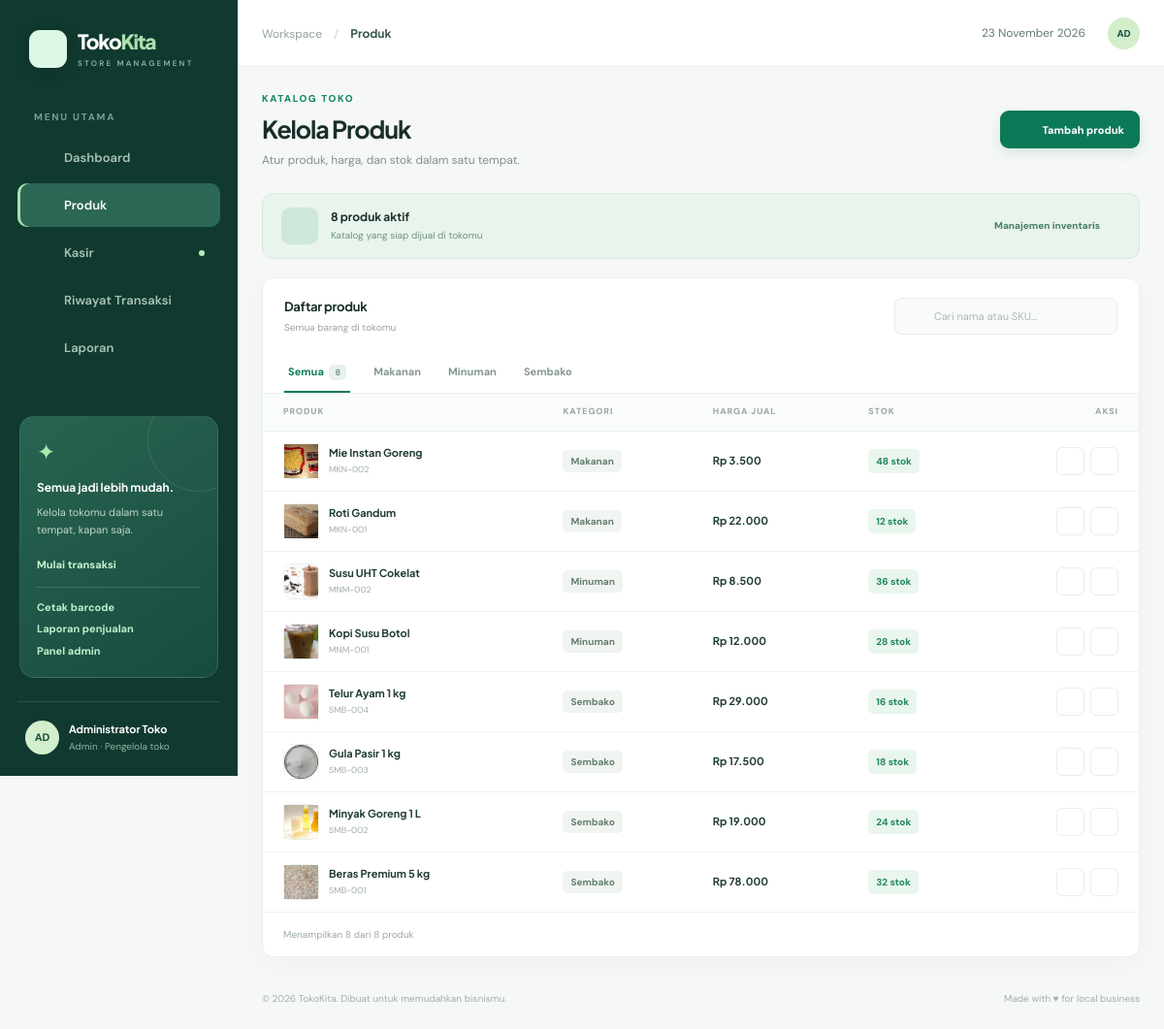
The page /index.php?page=products on the database its author committed.
### tables this page shows
CREATE TABLE products (
    id INT UNSIGNED AUTO_INCREMENT PRIMARY KEY,
    name VARCHAR(160) NOT NULL,
    sku VARCHAR(50) NOT NULL UNIQUE,
    category VARCHAR(80) NOT NULL,
    price DECIMAL(12,2) NOT NULL DEFAULT 0,
    cost DECIMAL(12,2) NOT NULL DEFAULT 0,
    stock INT UNSIGNED NOT NULL DEFAULT 0,
    min_stock INT UNSIGNED NOT NULL DEFAULT 5,
    emoji VARCHAR(20) NOT NULL DEFAULT '📦',
    image VARCHAR(255) NOT NULL DEFAULT '',
    created_at TIMESTAMP NOT NULL DEFAULT CURRENT_TIMESTAMP
);

### index.php (the view, shortened to what this page needs)
<?php
require __DIR__ . '/template/config.php';
require __DIR__ . '/template/auth.php';
function icon(string $name, int $size = 20): string {
    $paths = [
        'dashboard' => '<rect x="3" y="3" width="7" height="7" rx="1"/><rect x="14" y="3" width="7" height="7" rx="1"/><rect x="3" y="14" width="7" height="7" rx="1"/><rect x="14" y="14" width="7" height="7" rx="1"/>',
        'box' => '<path d="m12 2 9 5-9 5-9-5 9-5Z"/><path d="M3 7v10l9 5 9-5V7M12 12v10"/>',
        'cart' => '<circle cx="9" cy="21" r="1"/><circle cx="20" cy="21" r="1"/><path d="M1 2h2l2.4 12.4a2 2 0 0 0 2 1.6H20a2 2 0 0 0 2-1.6L23 6H4"/>',
        'history' => '<circle cx="12" cy="12" r="9"/><path d="M12 7v5l3 2"/>',
        'chart' => '<path d="M3 3v18h18M7 16l4-5 4 3 5-7"/>',
        'plus' => '<path d="M12 5v14M5 12h14"/>',
        'arrow' => '<path d="M5 12h14m-6-6 6 6-6 6"/>',
        'search' => '<circle cx="11" cy="11" r="7"/><path d="m20 20-4-4"/>',
        'edit' => '<path d="M12 20h9M16.5 3.5a2.1 2.1 0 0 1 3 3L9 17l-4 1 1-4Z"/>',
        'trash' => '<path d="M3 6h18M8 6V4h8v2m3 0-1 15H6L5 6m5 4v7m4-7v7"/>',
        'receipt' => '<path d="M4 3h16v18l-4-2-4 2-4-2-4 2V3Z"/><path d="M8 8h8M8 12h8M8 16h5"/>',
        'calendar' => '<rect x="3" y="5" width="18" height="16" rx="2"/><path d="M7 3v4m10-4v4M3 10h18"/>',
        'wallet' => '<rect x="3" y="5" width="18" height="16" rx="2"/><path d="M3 9h18m-5 5h5"/>',
        'warning' => '<path d="m12 3 10 18H2L12 3Z"/><path d="M12 9v4m0 4h.01"/>',
        'check' => '<path d="m4 12 5 5L20 6"/>',
        'close' => '<path d="M5 5 19 19M19 5 5 19"/>',
        'print' => '<path d="M6 9V3h12v6M6 18H4a2 2 0 0 1-2-2v-5a2 2 0 0 1 2-2h16a2 2 0 0 1 2 2v5a2 2 0 0 1-2 2h-2M6 14h12v8H6z"/>',
        'bag' => '<path d="M4 8h16l-1 13H5L4 8Z"/><path d="M9 9V6a3 3 0 0 1 6 0v3"/>',
        'trend' => '<path d="m3 17 7-7 4 4 7-7M15 7h6v6"/>',
        'filter' => '<path d="M4 7h16M7 12h10m-7 5h4"/>',
        'logout' => '<path d="M9 21H5a2 2 0 0 1-2-2V5a2 2 0 0 1 2-2h4m7 4 5 5-5 5m5-5H9"/>',
    ];
    return '<svg width="' . $size . '" height="' . $size . '" viewBox="0 0 24 24" fill="none" stroke="currentColor" stroke-width="1.8" stroke-linecap="round" stroke-linejoin="round" aria-hidden="true">' . ($paths[$name] ?? $paths['box']) . '</svg>';
}
$csrf = $_SESSION['csrf'];
$page = (string) ($_GET['page'] ?? 'dashboard');
$navItems = [
    'dashboard' => ['Dashboard','dashboard'], 'products' => ['Produk','box'], 'pos' => ['Kasir','cart'],
    'history' => ['Riwayat Transaksi','history'], 'reports' => ['Laporan','chart'],
];
$products = [];
if (in_array($page, ['dashboard','products','pos'], true)) $products = $koneksi->query('SELECT * FROM products ORDER BY id DESC')->fetchAll();
if ($page === 'products' || $page === 'pos') {
    $categories = array_values(array_unique(array_column($products, 'category')));
    sort($categories, SORT_NATURAL | SORT_FLAG_CASE);
}
$pageTitle = $navItems[$page][0] ?? ($page === 'receipt' ? 'Detail Struk' : 'Tidak ditemukan');
?>
<!doctype html>
<html lang="id">
<head>
    <link rel="stylesheet" href="assets/style.css?v=2">
</head>
<body data-page="<?= h($page) ?>">
<div class="app-shell">
    <aside class="sidebar">
        <a class="brand" href="index.php"><span class="brand-mark"><?= icon('bag', 23) ?></span><span>Toko<span class="brand-accent">Kita</span><small>STORE MANAGEMENT</small></span></a>
        <div class="nav-caption">MENU UTAMA</div>
        <nav class="side-nav" aria-label="Menu utama">
            <?php foreach ($navItems as $key => [$label,$glyph]): ?>
                <a class="nav-link <?= $page === $key ? 'active' : '' ?>" href="index.php?page=<?= h($key) ?>"><?= icon($glyph, 19) ?><span><?= h($label) ?></span><?php if ($key === 'pos'): ?><span class="nav-dot"></span><?php endif; ?></a>
            <?php endforeach; ?>
        </nav>
        <div class="sidebar-bottom"><div class="help-card"><div class="help-icon">✦</div><strong>Semua jadi lebih mudah.</strong><p>Kelola tokomu dalam satu tempat, kapan saja.</p><a href="index.php?page=pos">Mulai transaksi <?= icon('arrow', 15) ?></a><div class="help-links"><a href="barcode/">Cetak barcode</a><a href="laporan/">Laporan penjualan</a><?php if (isAdmin()): ?><a href="admin/">Panel admin</a><?php endif; ?></div></div><div class="sidebar-profile"><span class="avatar"><?= h(strtoupper(mb_substr(currentUser()['nama'], 0, 2))) ?></span><span><strong><?= h(currentUser()['nama']) ?></strong><small><?= h(ucfirst(currentUser()['role'])) ?> · Pengelola toko</small></span></div></div>
    </aside>
    <div class="main-area">
        <header class="topbar"><div class="topbar-left"><span class="breadcrumb">Workspace <span>/</span> <strong><?= h($pageTitle) ?></strong></span></div><div class="topbar-right"><span class="today-label"><?= icon('calendar', 17) ?> <?= h(indoDate(date('Y-m-d'))) ?></span><span class="avatar top-avatar"><?= h(strtoupper(mb_substr(currentUser()['nama'], 0, 2))) ?></span></div></header>
        <main class="content">
        <?php if ($page === 'dashboard'): ?>
            <div class="page-heading"><div><div class="eyebrow"><span class="live-dot"></span> RINGKASAN TOKO</div><h1>Selamat datang kembali! <span class="wave">👋</span></h1><p>Ini yang terjadi di tokomu hari ini, <?= h(indoDate(date('Y-m-d'))) ?>.</p></div><a class="btn btn-primary" href="index.php?page=pos"><?= icon('plus', 18) ?> Transaksi baru</a></div>
            <section class="welcome-banner"><div class="banner-content"><span class="banner-kicker">✦ BISNIS LEBIH PRAKTIS</span><h2>Kelola toko lebih mudah,<br>jualan jadi lebih lancar.</h2><p>Catat penjualan, pantau stok, dan lihat perkembangan toko — semua di satu tempat.</p><a href="index.php?page=pos">Buka kasir <?= icon('arrow', 17) ?></a></div><div class="banner-art" aria-hidden="true"><div class="art-circle art-circle-one"></div><div class="art-circle art-circle-two"></div><div class="art-bag">🛍️</div><div class="art-card art-card-top">↗ <span>Penjualan naik</span></div><div class="art-card art-card-bottom">✨ <span>Semua terpantau</span></div></div></section>
            <section class="stats-grid" aria-label="Statistik toko">
                <div class="stat-card"><div class="stat-top"><span class="stat-icon green"><?= icon('wallet', 21) ?></span><span class="stat-tag">Hari ini</span></div><span class="stat-label">Penjualan hari ini</span><strong><?= money($today['revenue']) ?></strong><span class="stat-foot">Total pemasukan hari ini</span></div>
                <div class="stat-card"><div class="stat-top"><span class="stat-icon blue"><?= icon('receipt', 21) ?></span><span class="stat-tag">Hari ini</span></div><span class="stat-label">Transaksi hari ini</span><strong><?= number_format((int)$today['orders_count'],0,',','.') ?></strong><span class="stat-foot">Transaksi berhasil dicatat</span></div>
                <div class="stat-card"><div class="stat-top"><span class="stat-icon purple"><?= icon('box', 21) ?></span><span class="stat-tag">Aktif</span></div><span class="stat-label">Total produk</span><strong><?= count($products) ?></strong><span class="stat-foot">Produk di katalog toko</span></div>
                <div class="stat-card"><div class="stat-top"><span class="stat-icon orange"><?= icon('warning', 21) ?></span><span class="stat-tag <?= count($lowProducts) ? 'tag-alert' : '' ?>">Perlu dicek</span></div><span class="stat-label">Stok menipis</span><strong><?= count($lowProducts) ?></strong><span class="stat-foot">Produk perlu ditambah stok</span></div>
            </section>
            <div class="dashboard-grid"><section class="panel chart-panel"><div class="panel-head"><div><h2>Ringkasan penjualan</h2><p>Performa tokomu selama 7 hari terakhir</p></div><span class="panel-badge"><?= icon('chart', 15) ?> 7 hari</span></div><div class="chart-summary"><strong><?= money($monthRevenue) ?></strong><span>Total penjualan bulan ini</span></div><div class="bar-chart"><?php foreach ($days as $day): ?><div class="bar-col" title="<?= h(indoDate($day['date']) . ': ' . money($day['amount'])) ?>"><div class="bar-track"><div class="bar-fill <?= $day['date'] === date('Y-m-d') ? 'current' : '' ?>" style="height:<?= $maxChart > 0 ? max(5, round($day['amount'] / $maxChart * 100)) : 5 ?>%"></div></div><span><?= h(['Sun'=>'Min','Mon'=>'Sen','Tue'=>'Sel','Wed'=>'Rab','Thu'=>'Kam','Fri'=>'Jum','Sat'=>'Sab'][$day['label']]) ?></span></div><?php endforeach; ?></div></section>
            <section class="panel quick-panel"><div class="panel-head"><div><h2>Akses cepat</h2><p>Yang sering kamu butuhkan</p></div></div><a class="quick-link" href="index.php?page=pos"><span class="quick-icon green"><?= icon('cart', 21) ?></span><span><strong>Buat transaksi</strong><small>Catat penjualan baru</small></span><?= icon('arrow', 18) ?></a><a class="quick-link" href="index.php?page=products"><span class="quick-icon blue"><?= icon('plus', 21) ?></span><span><strong>Kelola produk</strong><small>Tambah atau ubah stok</small></span><?= icon('arrow', 18) ?></a><a class="quick-link" href="index.php?page=reports"><span class="quick-icon purple"><?= icon('chart', 21) ?></span><span><strong>Lihat laporan</strong><small>Pantau hasil penjualan</small></span><?= icon('arrow', 18) ?></a></section></div>
            <div class="dashboard-grid lower-grid"><section class="panel"><div class="panel-head"><div><h2>Transaksi terbaru</h2><p>Aktivitas penjualan terkini</p></div><a class="text-link" href="index.php?page=history">Lihat semua <?= icon('arrow', 15) ?></a></div><?php if (!$recentSales): ?><div class="empty-small">Belum ada transaksi. <a href="index.php?page=pos">Mulai jualan sekarang</a></div><?php else: ?><div class="simple-list"><?php foreach ($recentSales as $row): ?><a class="list-row" href="index.php?page=receipt&id=<?= (int)$row['id'] ?>"><span class="list-icon"><?= icon('receipt', 19) ?></span><span class="list-main"><strong><?= h($row['invoice']) ?></strong><small><?= h($row['customer']) ?> · <?= h(indoDate($row['created_at'],true)) ?></small></span><strong class="list-amount"><?= money($row['total']) ?></strong></a><?php endforeach; ?></div><?php endif; ?></section>
            <section class="panel"><div class="panel-head"><div><h2>Perlu restok</h2><p>Produk dengan stok rendah</p></div><a class="text-link" href="index.php?page=products">Kelola <?= icon('arrow', 15) ?></a></div><?php if (!$lowProducts): ?><div class="empty-small">Mantap! Semua stok produk masih aman. ✨</div><?php else: ?><div class="simple-list"><?php foreach (array_slice($lowProducts,0,5) as $row): ?><div class="list-row"><span class="product-emoji mini-thumb"><?= h($row['emoji']) ?><?= fotoImg($row) ?></span><span class="list-main"><strong><?= h($row['name']) ?></strong><small><?= h($row['category']) ?></small></span><span class="stock-pill stock-low"><?= (int)$row['stock'] ?> tersisa</span></div><?php endforeach; ?></div><?php endif; ?></section></div>
        <?php elseif ($page === 'products'): ?>
            <div class="page-heading"><div><div class="eyebrow">KATALOG TOKO</div><h1>Kelola Produk</h1><p>Atur produk, harga, dan stok dalam satu tempat.</p></div><button class="btn btn-primary" type="button" id="addProduct"><?= icon('plus',18) ?> Tambah produk</button></div>
            <div class="summary-strip"><span class="summary-icon"><?= icon('box',20) ?></span><div><strong><?= count($products) ?> produk aktif</strong><span>Katalog yang siap dijual di tokomu</span></div><span class="summary-extra">Manajemen inventaris <?= icon('arrow',15) ?></span></div>
            <section class="panel table-panel"><div class="panel-head product-panel-head"><div><h2>Daftar produk</h2><p>Semua barang di tokomu</p></div><div class="search-field"><?= icon('search',18) ?><input id="productSearch" type="search" placeholder="Cari nama atau SKU..." aria-label="Cari produk"></div></div><div class="category-tabs" id="productCategories"><button type="button" class="category-tab active" data-category="all">Semua <span><?= count($products) ?></span></button><?php foreach ($categories as $cat): ?><button type="button" class="category-tab" data-category="<?= h($cat) ?>"><?= h($cat) ?></button><?php endforeach; ?></div><div class="table-wrap"><table class="data-table"><thead><tr><th>PRODUK</th><th>KATEGORI</th><th>HARGA JUAL</th><th>STOK</th><th class="align-right">AKSI</th></tr></thead><tbody id="productRows"><?php foreach ($products as $p): ?><tr data-search="<?= h(mb_strtolower($p['name'].' '.$p['sku'].' '.$p['category'])) ?>" data-category="<?= h($p['category']) ?>"><td><div class="table-product"><span class="product-emoji"><?= h($p['emoji']) ?><?= fotoImg($p) ?></span><span><strong><?= h($p['name']) ?></strong><small><?= h($p['sku']) ?></small></span></div></td><td><span class="category-label"><?= h($p['category']) ?></span></td><td><strong class="price-cell"><?= money($p['price']) ?></strong></td><td><span class="stock-pill <?= (int)$p['stock'] <= (int)$p['min_stock'] ? 'stock-low' : 'stock-ok' ?>"><?= (int)$p['stock'] <= (int)$p['min_stock'] ? '● ' : '' ?><?= (int)$p['stock'] ?> stok</span></td><td><div class="row-actions"><button type="button" class="icon-button edit-product" data-product="<?= h(json_encode($p, JSON_UNESCAPED_UNICODE | JSON_HEX_APOS | JSON_HEX_QUOT | JSON_HEX_TAG | JSON_HEX_AMP)) ?>" title="Edit produk" aria-label="Edit <?= h($p['name']) ?>"><?= icon('edit',17) ?></button><form method="post" class="delete-form"><input type="hidden" name="csrf" value="<?= h($csrf) ?>"><input type="hidden" name="action" value="product_delete"><input type="hidden" name="id" value="<?= (int)$p['id'] ?>"><button class="icon-button danger" type="submit" title="Hapus produk" aria-label="Hapus <?= h($p['name']) ?>"><?= icon('trash',17) ?></button></form></div></td></tr><?php endforeach; ?></tbody></table></div><div id="productEmpty" class="empty-small" <?= $products ? 'hidden' : '' ?>>Tidak ada produk yang cocok. Tambahkan produk atau coba kata kunci lain.</div><div class="table-footer">Menampilkan <span id="visibleCount"><?= count($products) ?></span> dari <?= count($products) ?> produk</div></section>
        <?php else: ?><div class="empty-state"><h1>Transaksi tidak ditemukan</h1><a class="btn btn-primary" href="index.php?page=history">Kembali ke riwayat</a></div><?php endif; ?>
        </main><footer class="site-footer"><span>© <?= date('Y') ?> TokoKita. Dibuat untuk memudahkan bisnismu.</span><span>Made with ♥ for local business</span></footer>
    </div>
</div>
</body>
</html>

### template/auth.php (shortened to what this page needs)
<?php
if (!function_exists('h')) {
    function h($value): string
    {
        return htmlspecialchars((string) $value, ENT_QUOTES | ENT_SUBSTITUTE, 'UTF-8');
    }
}
if (!function_exists('money')) {
    function money($value): string
    {
        return 'Rp ' . number_format((float) $value, 0, ',', '.');
    }
}
function currentUser(): ?array
{
    return [
        'id' => 1,
        'username' => 'admin',
        'nama' => 'Administrator Toko',
        'role' => 'admin',
    ];
}
function isAdmin(): bool
{
    return true;
}
function appBase(): string
{
    $doc = rtrim(str_replace('\\', '/', (string) ($_SERVER['DOCUMENT_ROOT'] ?? '')), '/');
    $app = rtrim(str_replace('\\', '/', dirname(__DIR__)), '/');
    return rtrim(substr($app, strlen($doc)), '/');
}
function fotoUrl(string $path): string
{
    $path = trim($path);
    return appBase() . '/' . ltrim(str_replace('\\', '/', $path), '/');
}
function fotoImg(?array $produk, string $attr = ''): string
{
    $url = fotoUrl((string) ($produk['image'] ?? ''));
    $alt = h($produk['name'] ?? '');
    $extra = $attr === '' ? '' : ' ' . $attr;
    return '<img class="foto-produk" src="' . h($url) . '" alt="' . $alt . '" loading="lazy" onerror="this.remove()"' . $extra . '>';
}
if (!function_exists('indoDate')) {
    function indoDate(string $date, bool $time = false): string
    {
        $months = [1 => 'Januari', 'Februari', 'Maret', 'April', 'Mei', 'Juni', 'Juli', 'Agustus', 'September', 'Oktober', 'November', 'Desember'];
        $t = strtotime($date);
        return date('j', $t) . ' ' . $months[(int) date('n', $t)] . ' ' . date('Y', $t) . ($time ? ' · ' . date('H:i', $t) : '');
    }
}

### rows shown on the page
products: image (picture), name "Mie Instan Goreng", sku "MKN-002", category "Makanan", price "Rp 3.500", stock "48", $size 17 (drawn)
products: image (picture), name "Roti Gandum", sku "MKN-001", category "Makanan", price "Rp 22.000", stock "12", $size 17 (drawn)
products: image (picture), name "Susu UHT Cokelat", sku "MNM-002", category "Minuman", price "Rp 8.500", stock "36", $size 17 (drawn)
products: image (picture), name "Kopi Susu Botol", sku "MNM-001", category "Minuman", price "Rp 12.000", stock "28", $size 17 (drawn)
products: image (picture), name "Telur Ayam 1 kg", sku "SMB-004", category "Sembako", price "Rp 29.000", stock "16", $size 17 (drawn)
products: image (picture), name "Gula Pasir 1 kg", sku "SMB-003", category "Sembako", price "Rp 17.500", stock "18", $size 17 (drawn)
products: image (picture), name "Minyak Goreng 1 L", sku "SMB-002", category "Sembako", price "Rp 19.000", stock "24", $size 17 (drawn)
products: image (picture), name "Beras Premium 5 kg", sku "SMB-001", category "Sembako", price "Rp 78.000", stock "32", $size 17 (drawn)

### other values the page prints
$label "Dashboard"
$label "Produk"
$label "Kasir"
$label "Riwayat Transaksi"
$label "Laporan"
mb_substr(currentUser()['nama'], 0, 2) "AD"
currentUser()['nama'] "Administrator Toko"
currentUser()['role'] "Admin"
$pageTitle "Produk"
count($products) "8"
$cat "Makanan"
$cat "Minuman"
$cat "Sembako"
